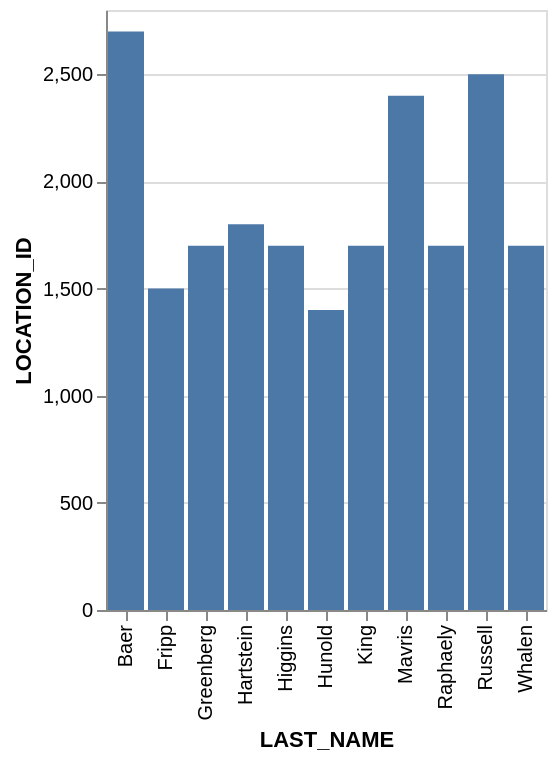

Specify this chart in Vega-Lite:
### Vega-Lite specification from a JSON file in a GitHub repository (floating-point values rounded to 4 significant figures)
{"data": {"values": [{"x_data": "Baer", "y_data": 2700}, {"x_data": "Fripp", "y_data": 1500}, {"x_data": "Greenberg", "y_data": 1700}, {"x_data": "Hartstein", "y_data": 1800}, {"x_data": "Higgins", "y_data": 1700}, {"x_data": "Hunold", "y_data": 1400}, {"x_data": "King", "y_data": 1700}, {"x_data": "Mavris", "y_data": 2400}, {"x_data": "Raphaely", "y_data": 1700}, {"x_data": "Russell", "y_data": 2500}, {"x_data": "Whalen", "y_data": 1700}]}, "mark": "bar", "encoding": {"x": {"field": "x_data", "type": "nominal", "title": "LAST_NAME", "sort": "ascending"}, "y": {"field": "y_data", "type": "quantitative", "title": "LOCATION_ID"}}}
